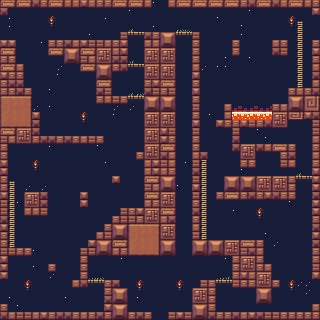

Tiled map render using the project's own tile images. Description and the map definition, with tile-layer contents summarised, below:
An orthogonal 40x40 tile map with 8x8 px tiles, 7 tile layers (Sky, IntGrid_layer_values, IntGrid_layer, IntGrid_values, ...), 2 tilesets and 76 objects.

<map version="1.5" tiledversion="1.7.2" orientation="orthogonal" renderorder="right-down" compressionlevel="0" width="40" height="40" tilewidth="8" tileheight="8" infinite="0" backgroundcolor="#1b2037" nextlayerid="15" nextobjectid="90">
 <tileset firstgid="1" name="Final_tileset" tilewidth="8" tileheight="8" tilecount="676" columns="26" objectalignment="topleft">
  <image source="../textures/final-tileset.png" width="208" height="208" />
  <tile id="135">
   <animation>
    <frame tileid="135" duration="300" />
    <frame tileid="167" duration="300" />
   </animation>
  </tile>
  <tile id="166">
   <animation>
    <frame tileid="166" duration="300" />
    <frame tileid="192" duration="300" />
   </animation>
  </tile>
  <tile id="192">
   <animation>
    <frame tileid="192" duration="300" />
    <frame tileid="166" duration="300" />
   </animation>
  </tile>
  <tile id="264">
   <animation>
    <frame tileid="264" duration="300" />
    <frame tileid="290" duration="300" />
   </animation>
  </tile>
  <tile id="290">
   <animation>
    <frame tileid="290" duration="300" />
    <frame tileid="264" duration="300" />
   </animation>
  </tile>
 </tileset>
 <tileset firstgid="677" name="IntGrid_layer" tilewidth="8" tileheight="8" tilecount="1" columns="1" objectalignment="topleft">
  <image source="IntGrid_layer.intgrid.png" width="8" height="8" />
 </tileset>
 <layer id="1" name="Sky" width="40" height="40">
  <data>[1600 cells, 1600 non-empty, 5 distinct tile ids]</data>
 </layer>
 <layer id="2" name="IntGrid_layer_values" width="40" height="40">
  <data>[1600 cells, 46 non-empty, 3 distinct tile ids]</data>
 </layer>
 <layer id="3" name="IntGrid_layer" width="40" height="40">
  <data>[1600 cells, 64 non-empty, 14 distinct tile ids]</data>
 </layer>
 <layer id="4" name="IntGrid_values" width="40" height="40">
  <data>[1600 cells, 562 non-empty, 1 distinct tile ids]</data>
 </layer>
 <layer id="5" name="IntGrid_1" width="40" height="40">
  <data>[1600 cells, 563 non-empty, 16 distinct tile ids]</data>
 </layer>
 <layer id="6" name="IntGrid_2" width="40" height="40">
  <data>[1600 cells, 216 non-empty, 22 distinct tile ids]</data>
 </layer>
 <layer id="7" name="IntGrid_3" width="40" height="40">
  <data>[1600 cells, 34 non-empty, 26 distinct tile ids]</data>
 </layer>
 <objectgroup id="8" name="ground">
  <object id="12" x="168" y="0" width="152" height="8" />
  <object id="13" x="312" y="8" width="8" height="8" />
  <object id="14" x="0" y="0" width="152" height="8" />
  <object id="15" x="0" y="8" width="8" height="8" />
  <object id="16" x="0" y="40" width="16" height="24" />
  <object id="17" x="0" y="64" width="24" height="24" />
  <object id="18" x="0" y="88" width="32" height="24" />
  <object id="19" x="0" y="112" width="40" height="24" />
  <object id="20" x="0" y="136" width="104" height="8" />
  <object id="21" x="24" y="192" width="24" height="24" />
  <object id="22" x="8" y="248" width="24" height="8" />
  <object id="23" x="0" y="144" width="8" height="136" />
  <object id="24" x="80" y="192" width="8" height="16" />
  <object id="25" x="112" y="176" width="8" height="8" />
  <object id="26" x="136" y="152" width="8" height="8" />
  <object id="27" x="112" y="96" width="16" height="8" />
  <object id="28" x="96" y="72" width="16" height="32" />
  <object id="31" x="120" y="32" width="8" height="40" />
  <object id="32" x="144" y="32" width="32" height="224" />
  <object id="33" x="120" y="208" width="24" height="48" />
  <object id="34" x="112" y="216" width="8" height="40" />
  <object id="35" x="104" y="224" width="8" height="32" />
  <object id="36" x="96" y="232" width="8" height="24" />
  <object id="37" x="88" y="240" width="8" height="16" />
  <object id="38" x="48" y="264" width="8" height="8" />
  <object id="39" x="80" y="248" width="8" height="40" />
  <object id="40" x="72" y="280" width="8" height="8" />
  <object id="41" x="0" y="304" width="8" height="8" />
  <object id="42" x="0" y="312" width="152" height="8" />
  <object id="43" x="104" y="280" width="16" height="32" />
  <object id="44" x="120" y="288" width="8" height="24" />
  <object id="45" x="168" y="312" width="152" height="8" />
  <object id="46" x="312" y="304" width="8" height="8" />
  <object id="47" x="200" y="152" width="8" height="8" />
  <object id="48" x="232" y="128" width="8" height="24" />
  <object id="49" x="224" y="104" width="8" height="16" />
  <object id="52" x="280" y="144" width="16" height="24" />
  <object id="53" x="240" y="144" width="40" height="8" />
  <object id="54" x="240" y="152" width="16" height="16" />
  <object id="55" x="272" y="40" width="16" height="16" />
  <object id="56" x="232" y="40" width="8" height="16" />
  <object id="57" x="192" y="32" width="8" height="224" />
  <object id="58" x="232" y="240" width="32" height="48" />
  <object id="59" x="264" y="264" width="8" height="24" />
  <object id="60" x="272" y="280" width="8" height="8" />
  <object id="61" x="256" y="288" width="16" height="16" />
  <object id="62" x="224" y="176" width="72" height="24" />
  <object id="63" x="200" y="240" width="32" height="16" />
  <object id="64" x="200" y="280" width="16" height="32" />
  <object id="65" x="192" y="288" width="8" height="24" />
  <object id="66" x="48" y="40" width="72" height="16" />
  <object id="67" x="64" y="56" width="56" height="8" />
  <object id="68" x="80" y="64" width="40" height="8" />
  <object id="71" x="312" y="40" width="8" height="240" />
  <object id="72" x="216" y="120" width="72" height="8" />
  <object id="73" x="272" y="104" width="16" height="16" />
  <object id="74" x="288" y="88" width="24" height="32" />
  <object id="89" x="216" y="192" width="8" height="8" />
 </objectgroup>
 <objectgroup id="9" name="ladder">
  <object id="8" x="200" y="160" width="8" height="80" />
  <object id="9" x="8" y="184" width="8" height="64" />
  <object id="10" x="296" y="24" width="8" height="64" />
 </objectgroup>
 <objectgroup id="10" name="bridge">
  <object id="1" x="128" y="32" width="16" />
  <object id="2" x="176" y="32" width="16" />
  <object id="3" x="128" y="64" width="16" />
  <object id="4" x="128" y="96" width="16" />
  <object id="5" x="296" y="176" width="16" />
  <object id="6" x="216" y="280" width="16" />
  <object id="7" x="88" y="280" width="16" />
 </objectgroup>
 <objectgroup id="11" name="lava">
  <object id="11" x="232" y="112" width="40" height="8" />
 </objectgroup>
 <objectgroup id="12" name="enemy">
  <object id="82" x="88" y="32" />
  <object id="83" x="64" y="128" />
  <object id="84" x="40" y="184" />
  <object id="85" x="72" y="304" />
  <object id="86" x="232" y="232" />
 </objectgroup>
 <objectgroup id="14" name="chest">
  <object id="88" x="240" y="136" width="8" height="8" />
 </objectgroup>
 <objectgroup id="13" name="chest">
  <object id="81" x="112" y="88" width="8" height="8" />
 </objectgroup>
</map>
